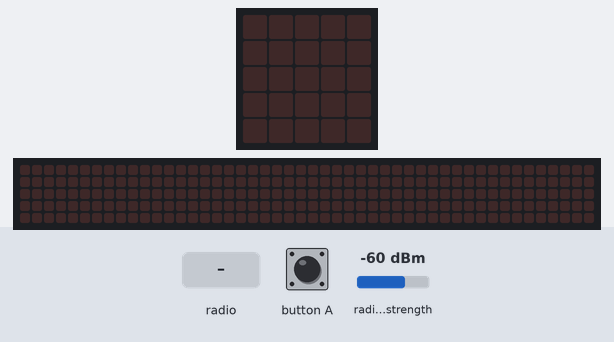
Recording of a program running on a simulated BBC micro:bit running MicroPython. On the bench: the board's 5×5 LED display, a strip that is not on the board, showing the scrolling text unrolled. Inputs (shaded band) come from the test bench; at power-on: radio signal strength -60 dBm. The 48×5 strip is a reading aid, not a part: it shows the text the display is scrolling, unrolled, one strip-width of it at a time.

Above: at 1.2 s.
1.3 s: button A pressed for 0.15 s
At 1.37 s:
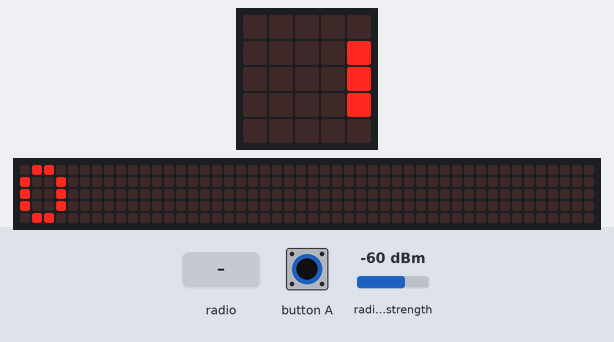
4.3 s: radio message "1" arrives
At 5.1 s:
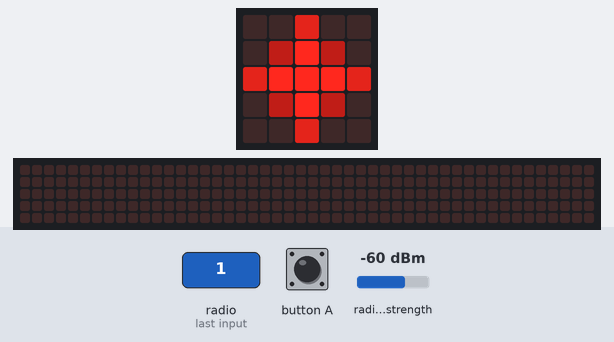
5.8 s: button A pressed for 1 s
At 5.87 s:
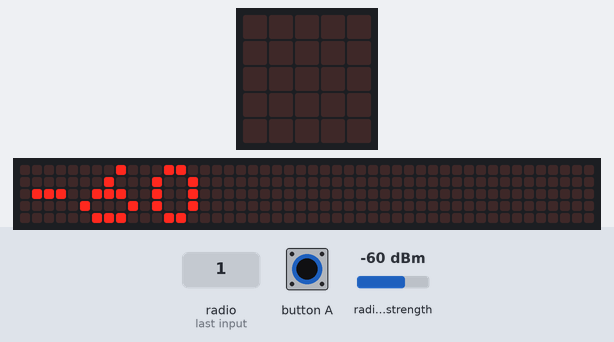
8.8 s: button A pressed for 3.2 s
At 9.02 s:
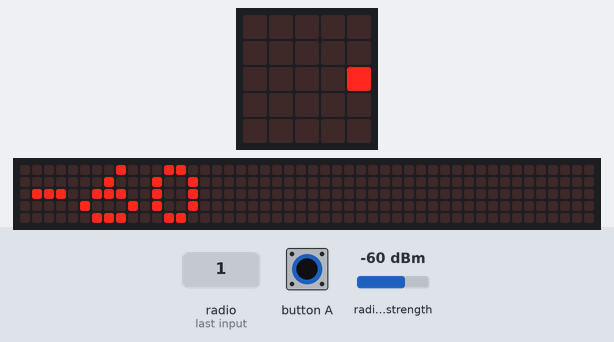
Timing chart, 0 to 11.8 s (numbered marks = the images above; inputs shaded):
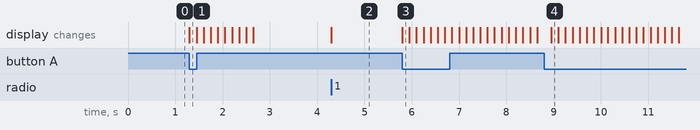

Measured:
- after the input at 1.3 s, the display: changes at once (image 1)
- after the input at 4.3 s, the display: changes at once (image 2)
- after the input at 5.8 s, the display: changes at once (image 3)
- after the input at 8.8 s, the display: changes after 0.15 s (image 4)

The program:

DetecteurBalise-main.py
```python
from microbit import *
import radio
radio.config(group=1)
radio.on()
display.clear()
signal=0

while True:
    message = radio.receive_full()
    if message:
        signal = message[1]
        if signal<=-85:
            display.show(Image('00000:'
                               '00000:'
                               '00600:'
                               '00000:'
                               '00000'))
        elif signal<=-70:
            display.show(Image('00000:'
                               '00600:'
                               '06960:'
                               '00600:'
                               '00000'))
        elif signal<-55:
            display.show(Image('00600:'
                               '03930:'
                               '69996:'
                               '03930:'
                               '00600'))
        elif signal>=-55:
            display.show(Image('99999:'
                               '99999:'
                               '99999:'
                               '99999:'
                               '99999'))
    if button_a.was_pressed():
	        display.scroll(str(signal))
```
